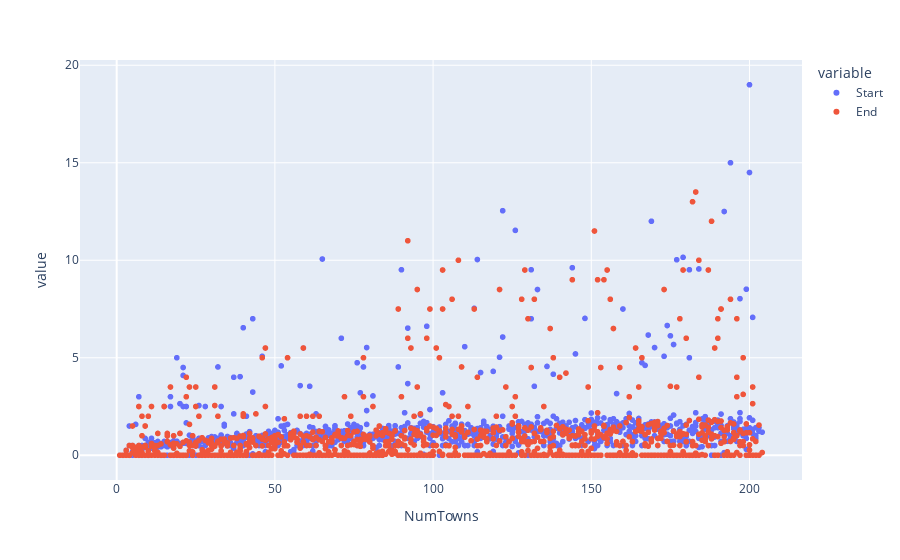

Here is the notebook cell this chart was saved with:
### Markdown cell above
#### Comparing Allocation Front and Back - L2

### Code cell
data_dict_5 = {'NumTowns':[],'Start':[],'End':[]}
for n in range(200):
    for i in range(num_iterations):
        n=int(n)+1
        data_dict_5['NumTowns'].append(n)
        town_demands = np.random.randint(1, 3, n)
        town_expected_demands = np.zeros(n) + 1.5
        budget = np.sum(town_expected_demands)
        mid = int((n-1)/2)
        opt_1 = waterfilling(town_demands,budget)[:mid]
        opt_2 = waterfilling(town_demands,budget)[mid:n-1]

        for j in range(2):
            if j==0:
                data_dict_5['Start'].append(np.linalg.norm(opt_1 - waterfilling_dynamic(town_expected_demands,town_demands,budget)[:mid]))
            if j==1:
                data_dict_5['End'].append(np.linalg.norm(opt_2 - waterfilling_dynamic(town_expected_demands,town_demands,budget)[mid:n-1]))
df_uniform = pd.DataFrame(data_dict_5).melt(id_vars="NumTowns")

fig = px.scatter(df_uniform, x="NumTowns", y="value", color='variable')
#fig.update_layout(xaxis_type="log", yaxis_type="log")
fig.show()

### Figure 1 — Plotly figure (JSON) as saved in the notebook; plotly's stock layout.template omitted (floating-point values rounded to 4 significant figures; data arrays with more than 128 entries replaced by an {"elided": "..."} marker saying what was removed)
{"data": [{"hovertemplate": "variable=Start<br>NumTowns=%{x}<br>value=%{y}<extra></extra>", "legendgroup": "Start", "marker": {"color": "#636efa", "symbol": "circle"}, "mode": "markers", "name": "Start", "showlegend": true, "type": "scattergl", "x": {"elided": "1000 int values"}, "xaxis": "x", "y": {"elided": "1000 float values"}, "yaxis": "y"}, {"hovertemplate": "variable=End<br>NumTowns=%{x}<br>value=%{y}<extra></extra>", "legendgroup": "End", "marker": {"color": "#EF553B", "symbol": "circle"}, "mode": "markers", "name": "End", "showlegend": true, "type": "scattergl", "x": {"elided": "1000 int values"}, "xaxis": "x", "y": {"elided": "1000 float values"}, "yaxis": "y"}], "layout": {"legend": {"title": {"text": "variable"}, "tracegroupgap": 0}, "margin": {"t": 60}, "xaxis": {"anchor": "y", "domain": [0, 1], "title": {"text": "NumTowns"}}, "yaxis": {"anchor": "x", "domain": [0, 1], "title": {"text": "value"}}}}
